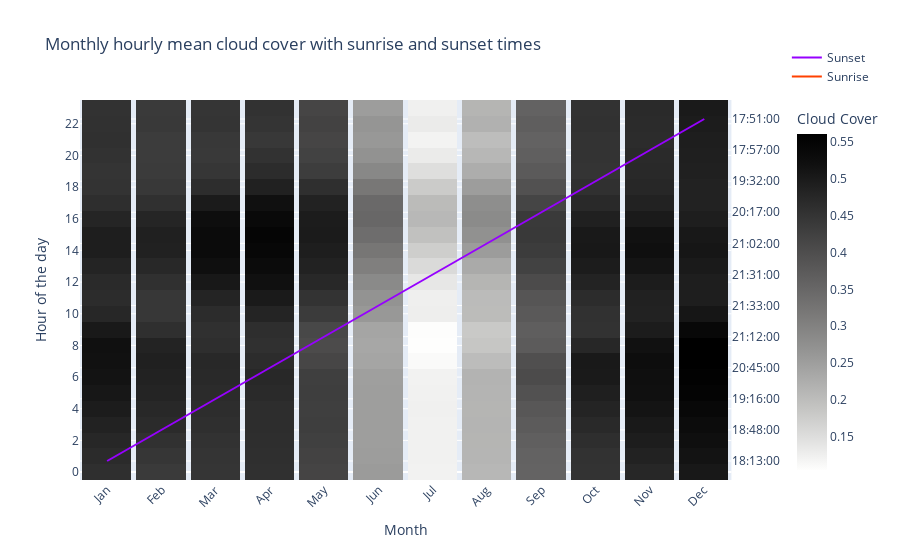

Notebook cell for this chart:
### Markdown cell above
### JUNK CODE FOR NOT WORKING CLODCOVER PLOT

### Code cell
# Create a graph with cloud cover values plus sunrise and sunset times

# Get rid of the coding of the month/hour combination used for grouping before. 
month_values = avg_tcc['group'] // 100
hour_values = avg_tcc['group'] % 100

# Reshape the data to match the format expected by Plotly
tcc_reshaped = avg_tcc.values.reshape((12, 24)).T  # Use -1 to automatically infer the size

fig = make_subplots(specs=[[{"secondary_y": True}]])


fig.add_trace(go.Heatmap(
    z=tcc_reshaped,
    x=list(range(12)),
    y=list(range(24)),
    xgap = 5,
    colorscale='gray_r',
    colorbar=dict(title="Cloud Cover"),
    hovertemplate='%{x}, %{y}.00: %{z:.2f} % <extra></extra>'

),
    secondary_y=False
    )

# Set x-axis tickvals and ticktext for each month
fig.update_xaxes(
    tickvals=list(range(len(month_values))),
    ticktext=[f"{month_name}" for month_name in ["Jan", "Feb", "Mar", "Apr", "May", "Jun", "Jul", "Aug", "Sep", "Oct", "Nov", "Dec"]],
    tickmode='array',  # Use 'array' for custom tickvals and ticktext
    tickangle=-45,  # Rotate tick labels for better readability
)


# Set axis labels and title
fig.update_layout(
    title='Monthly hourly mean cloud cover with sunrise and sunset times',
    yaxis_title='Hour of the day',
    xaxis_title='Month',
)

# Add a line for sunset times
fig.add_trace(go.Scatter(
    x=list(range(12)),
    y=sunset_times,
    mode='lines',
    line=dict(color='rgb(150,0,255)', width=2),
    name='Sunset'
),
              secondary_y=True)

# Add a line for sunrise times
fig.add_trace(go.Scatter(
    x=list(range(12)),
    y=,
    mode='lines',
    line=dict(color='rgb(255,65,0)', width=2),
    
    name='Sunrise'
))


# Update layout to show custom line in legend
fig.update_layout(
    showlegend=True,
    legend=dict(x=1.02, y=1.15),
    yaxis=dict(
        dtick=2,)
)


# Show the plot

fig.show()

### Figure 1 — Plotly figure (JSON) as saved in the notebook; plotly's stock layout.template omitted (floating-point values rounded to 4 significant figures; data arrays with more than 128 entries replaced by an {"elided": "..."} marker saying what was removed)
{"data": [{"colorbar": {"title": {"text": "Cloud Cover"}}, "colorscale": [[0, "rgb(254, 254, 253)"], [0.09091, "rgb(224, 224, 223)"], [0.1818, "rgb(197, 197, 195)"], [0.2727, "rgb(171, 171, 170)"], [0.3636, "rgb(146, 146, 145)"], [0.4545, "rgb(124, 123, 122)"], [0.5455, "rgb(102, 101, 101)"], [0.6364, "rgb(81, 80, 80)"], [0.7273, "rgb(59, 59, 59)"], [0.8182, "rgb(38, 38, 38)"], [0.9091, "rgb(16, 16, 16)"], [1, "rgb(0, 0, 0)"]], "hovertemplate": "%{x}, %{y}.00: %{z:.2f} % <extra></extra>", "type": "heatmap", "x": [0, 1, 2, 3, 4, 5, 6, 7, 8, 9, 10, 11], "xaxis": "x", "xgap": 5, "y": [0, 1, 2, 3, 4, 5, 6, 7, 8, 9, 10, 11, 12, 13, 14, 15, 16, 17, 18, 19, 20, 21, 22, 23], "yaxis": "y", "z": {"elided": "24x12 float values"}}, {"line": {"color": "rgb(150,0,255)", "width": 2}, "mode": "lines", "name": "Sunset", "type": "scatter", "x": [0, 1, 2, 3, 4, 5, 6, 7, 8, 9, 10, 11], "xaxis": "x", "y": ["18:13:00", "18:48:00", "19:16:00", "20:45:00", "21:12:00", "21:33:00", "21:31:00", "21:02:00", "20:17:00", "19:32:00", "17:57:00", "17:51:00"], "yaxis": "y2"}, {"line": {"color": "rgb(255,65,0)", "width": 2}, "mode": "lines", "name": "Sunrise", "type": "scatter", "x": [0, 1, 2, 3, 4, 5, 6, 7, 8, 9, 10, 11], "y": ["08:24:00", "08:00:00", "07:21:00", "07:34:00", "06:59:00", "06:46:00", "06:59:00", "07:25:00", "07:51:00", "08:18:00", "07:50:00", "08:18:00"]}], "layout": {"legend": {"x": 1.02, "y": 1.15}, "showlegend": true, "title": {"text": "Monthly hourly mean cloud cover with sunrise and sunset times"}, "xaxis": {"anchor": "y", "domain": [0, 0.94], "tickangle": -45, "tickmode": "array", "ticktext": ["Jan", "Feb", "Mar", "Apr", "May", "Jun", "Jul", "Aug", "Sep", "Oct", "Nov", "Dec"], "tickvals": {"elided": "288 int values"}, "title": {"text": "Month"}}, "yaxis": {"anchor": "x", "domain": [0, 1], "dtick": 2, "title": {"text": "Hour of the day"}}, "yaxis2": {"anchor": "x", "overlaying": "y", "side": "right"}}}
